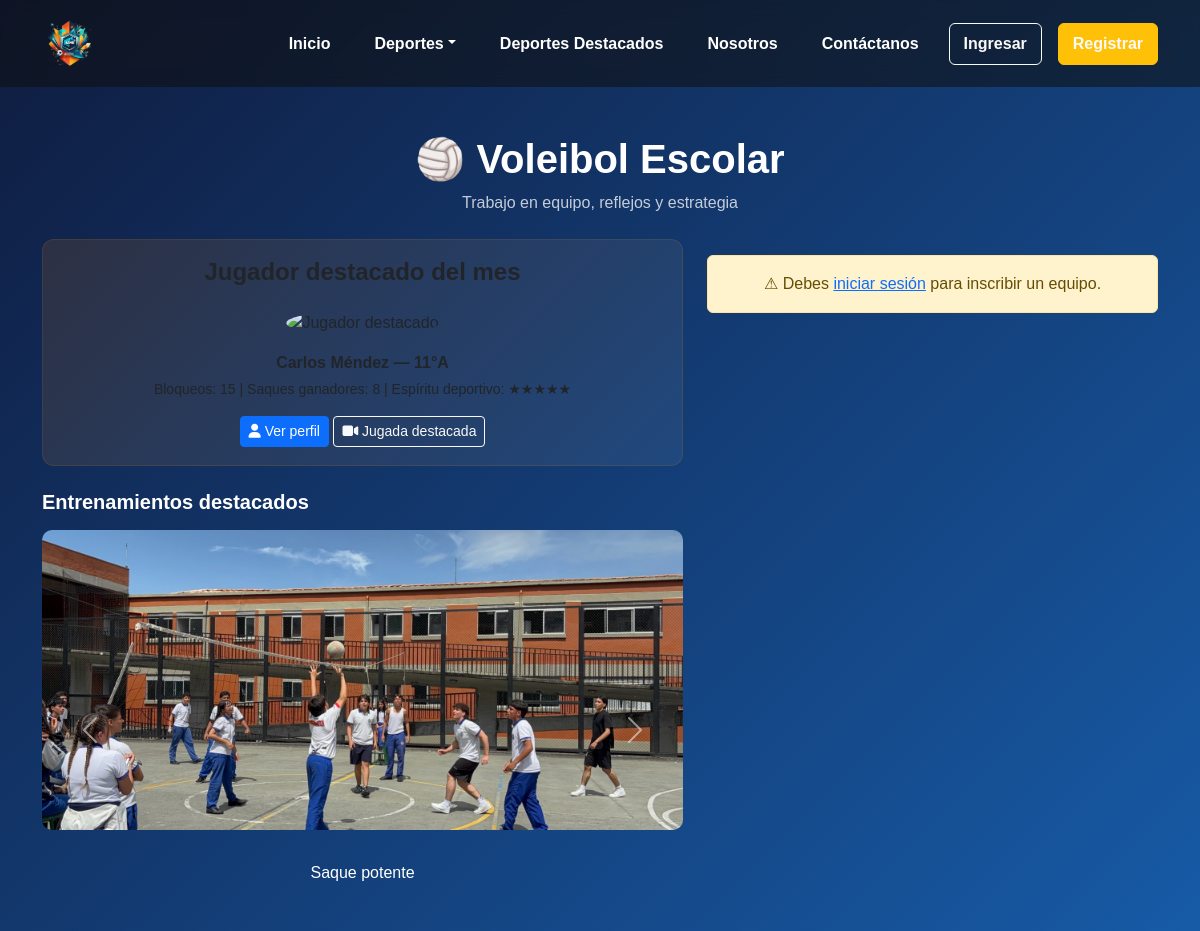
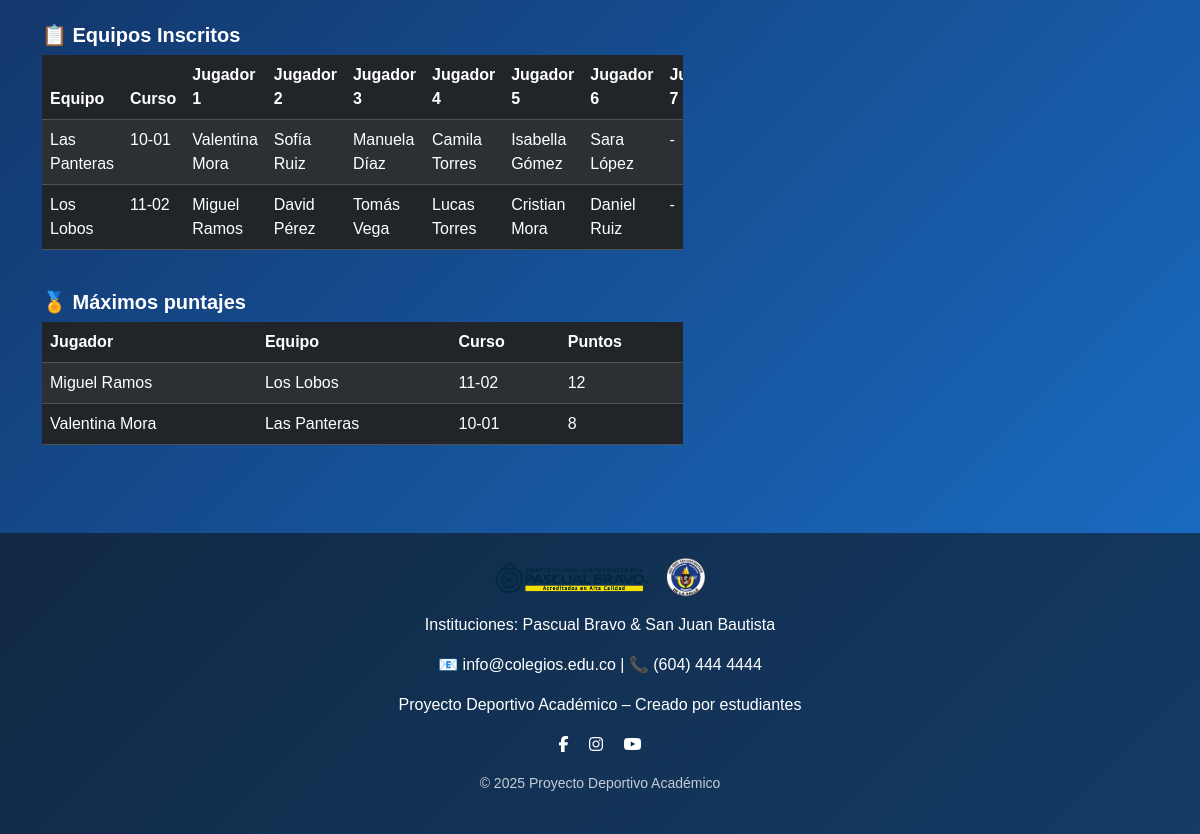
/voleibol.php, run on the app's committed database (2 pictures, top to bottom).
### tables this page shows
CREATE TABLE `voleibol_jugadores` (
  `id` int(11) NOT NULL,
  `equipo` varchar(100) NOT NULL,
  `curso` varchar(50) NOT NULL,
  `jugador1` varchar(100) NOT NULL,
  `jugador2` varchar(100) DEFAULT NULL,
  `jugador3` varchar(100) DEFAULT NULL,
  `jugador4` varchar(100) DEFAULT NULL,
  `jugador5` varchar(100) DEFAULT NULL,
  `jugador6` varchar(100) DEFAULT NULL,
  `jugador7` varchar(100) DEFAULT NULL,
  `jugador8` varchar(100) DEFAULT NULL,
  `jugador9` varchar(100) DEFAULT NULL,
  `jugador10` varchar(100) DEFAULT NULL,
  `jugador11` varchar(100) DEFAULT NULL,
  `puntos` int(11) DEFAULT 0,
  `created_at` timestamp NOT NULL DEFAULT current_timestamp(),
  `estado` enum('pendiente','aprobado','rechazado') DEFAULT 'pendiente',
  `admin_id` int(11) DEFAULT NULL,
  `observaciones` text DEFAULT NULL,
  `fecha_actualizacion` datetime DEFAULT NULL,
  `notificado` tinyint(1) DEFAULT 0
);

### voleibol.php (the view, shortened to what this page needs)
<?php
require 'conexion.php';
$equipos = [];
$stmt = $pdo->query("SELECT * FROM voleibol_jugadores ORDER BY id ASC");
while ($row = $stmt->fetch()) {
    $key = $row['equipo'] . '|' . $row['curso'];
    if (!isset($equipos[$key])) {
        $equipos[$key] = [];
    }
    for ($i = 1; $i <= 11; $i++) {
        if (!empty($row["jugador$i"])) {
            $equipos[$key][] = $row["jugador$i"];
        }
    }
}
$maximos = $pdo->query("SELECT jugador1, equipo, curso, puntos FROM voleibol_jugadores ORDER BY puntos DESC LIMIT 10")->fetchAll();
?>
<!DOCTYPE html>
<html lang="es">
<head>
<link href="https://cdn.jsdelivr.net/npm/bootstrap@5.3.2/dist/css/bootstrap.min.css" rel="stylesheet">
<link rel="stylesheet" href="https://cdnjs.cloudflare.com/ajax/libs/font-awesome/6.5.0/css/all.min.css">
<link rel="stylesheet" href="assets/css/styles.css">
</head>
<body class="bg-dark text-white">
<?php include 'partials/navbar.php'; ?>
<main class="container mt-5 mb-5">
<header class="text-center mb-4">
<h1 class="fw-bold">🏐 Voleibol Escolar</h1>
<p class="opacity-75">Trabajo en equipo, reflejos y estrategia</p>
</header>
<div class="row g-4">
<div class="col-lg-7">
  <section class="mb-4 highlight-player-voley text-center text-dark">
    <h4 class="fw-bold">Jugador destacado del mes</h4>
    <img src="./img/Carlos_Mendez.png" alt="Jugador destacado" class="rounded-circle my-3" style="width:110px;height:110px;object-fit:cover;">
    <p class="mb-1"><strong>Carlos Méndez — 11°A</strong></p>
    <p class="small text-dark">Bloqueos: 15 | Saques ganadores: 8 | Espíritu deportivo: ★★★★★</p>
    <div class="mt-2">
      <button class="btn btn-primary btn-sm" id="verPerfilBtn"><i class="fa-solid fa-user"></i> Ver perfil</button>
      <a href="https://vt.tiktok.com/ZSyyduunj/" target="_blank" class="btn btn-outline-light btn-sm">
  <i class="fa-solid fa-video"></i> Jugada destacada
</a>
    </div>
  </section>
  <section class="mb-4">
    <h5 class="fw-bold mb-3">Entrenamientos destacados</h5>
    <div id="carouselVoley" class="carousel slide" data-bs-ride="carousel">
      <div class="carousel-inner">
        <div class="carousel-item active">
          <img src="./img/voleibol 1.jpg" class="d-block w-100" style="height:300px;object-fit:cover;">
          <div class="carousel-caption d-none d-md-block"><h6>Saque potente</h6></div>
        </div>
      </div>
      <button class="carousel-control-prev" type="button" data-bs-target="#carouselVoley" data-bs-slide="prev">
        <span class="carousel-control-prev-icon"></span>
      </button>
      <button class="carousel-control-next" type="button" data-bs-target="#carouselVoley" data-bs-slide="next">
        <span class="carousel-control-next-icon"></span>
      </button>
    </div>
  </section>
  <section class="mb-4">
    <h5 class="fw-bold">📋 Equipos Inscritos</h5>
    <div class="table-responsive">
      <table class="table table-dark table-striped">
        <thead>
          <tr>
            <th>Equipo</th><th>Curso</th>
            <?php for($i=1;$i<=11;$i++) echo "<th>Jugador $i</th>"; ?>
          </tr>
        </thead>
        <tbody>
          <?php foreach($equipos as $key => $jugadores_equipo):
            list($equipo, $curso) = explode('|', $key);
          ?>
          <tr>
            <td><?= htmlspecialchars($equipo) ?></td>
            <td><?= htmlspecialchars($curso) ?></td>
            <?php for($i=0;$i<11;$i++): ?>
            <td><?= $jugadores_equipo[$i] ?? '-' ?></td>
            <?php endfor; ?>
          </tr>
          <?php endforeach; ?>
        </tbody>
      </table>
    </div>
  </section>
  <section class="mb-4">
    <h5 class="fw-bold">🏅 Máximos puntajes</h5>
    <div class="table-responsive">
      <table class="table table-dark table-striped">
        <thead><tr><th>Jugador</th><th>Equipo</th><th>Curso</th><th>Puntos</th></tr></thead>
        <tbody>
          <?php foreach($maximos as $m): ?>
          <tr>
            <td><?= htmlspecialchars($m['jugador1']) ?></td>
            <td><?= htmlspecialchars($m['equipo']) ?></td>
            <td><?= htmlspecialchars($m['curso']) ?></td>
            <td><?= htmlspecialchars($m['puntos']) ?></td>
          </tr>
          <?php endforeach; ?>
        </tbody>
      </table>
    </div>
  </section>
</div>
<div class="col-lg-5">
  <?php if(isset($_SESSION['user_id'])): ?>
  <aside class="mb-4 p-3 bg-dark rounded">
    <h5 class="fw-bold">Inscripción rápida</h5>
    <form method="post" class="mt-2">
      <div class="mb-2"><input class="form-control" name="equipo" placeholder="Nombre del equipo"></div>
      <div class="mb-2"><input class="form-control" name="curso" placeholder="Curso"></div>
      <?php for($i=1;$i<=11;$i++): ?>
      <div class="mb-2"><input class="form-control" name="jugador<?= $i ?>" placeholder="Jugador <?= $i ?>"></div>
      <?php endfor; ?>
      <div class="d-grid"><button class="btn btn-primary" name="inscribir" type="submit"><i class="fa-solid fa-volleyball"></i> Inscribirme</button></div>
    </form>
  </aside>
  <?php else: ?>
  <div class="alert alert-warning text-center mt-3">
    ⚠ Debes <a href="login.php" class="text-decoration-underline">iniciar sesión</a> para inscribir un equipo.
  </div>
  <?php endif; ?>
</div>
</div>
</main>
<?php include 'partials/footer.php'; ?>
</body>
</html>

### assets/css/styles.css (style rules this page uses)
* { margin: 0; padding: 0; box-sizing: border-box; font-family: 'Poppins', sans-serif; }
body { background: linear-gradient(135deg, #0f1c3f, #1e90ff, #fca311, #ff6b00); background-size: 400% 400%; animation: gradientBG 12s ease infinite; color: white; }
.bg-dark { --bs-bg-opacity: 1; background-color: rgba(16, 16, 16, 0.548) !important; }
.carousel, .carousel-inner, .carousel-item, .carousel-item img { width: 100%; height: 400px; }
.carousel-item img { object-fit: cover; object-position: center; border-radius: 10px; }
.carousel-item { transition: transform 0.8s ease-in-out; }

### voleibol.php (style rules this page uses)
.highlight-player-voley { background: linear-gradient(135deg, rgba(255,140,0,0.12), rgba(255,255,255,0.06)); border: 1px solid rgba(255,140,0,0.12); padding: 18px; border-radius: 12px; }

### data on the page
voleibol_jugadores: equipo "Las Panteras", curso "10-01", jugador1 "Valentina Mora", jugador2 "Sofía Ruiz", jugador3 "Manuela Díaz", jugador4 "Camila Torres", jugador5 "Isabella Gómez", jugador6 "Sara López", i "-", puntos "8"
voleibol_jugadores: equipo "Los Lobos", curso "11-02", jugador1 "Miguel Ramos", jugador2 "David Pérez", jugador3 "Tomás Vega", jugador4 "Lucas Torres", jugador5 "Cristian Mora", jugador6 "Daniel Ruiz", i "-", puntos "12"
